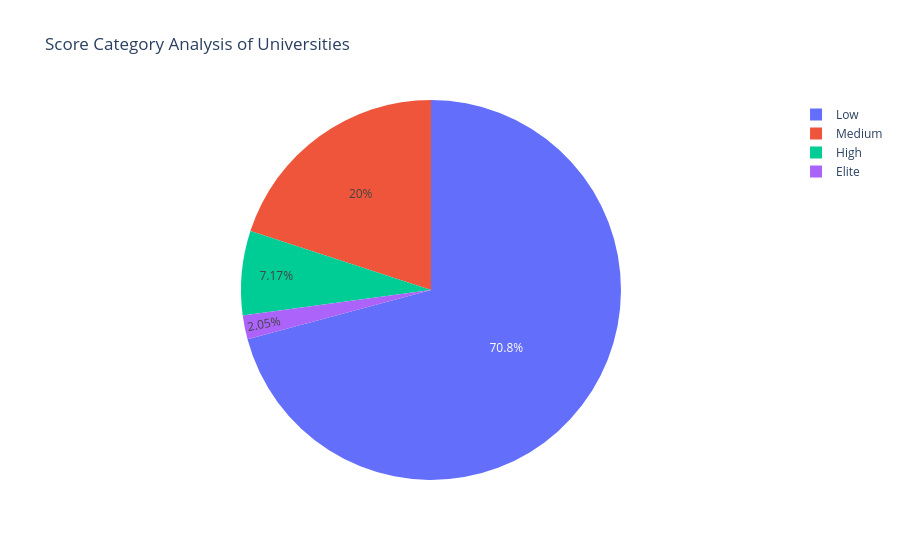

Write notebook code for a chart like this one.
### Code cell
#Pie chart OR Bar chart

fig = px.pie(names=category_count.index, values=category_count.values, 
                 title=' Score Category Analysis of Universities'
                )
fig.show()

### Figure 1 — Plotly figure (JSON) as saved in the notebook; plotly's stock layout.template omitted (floating-point values rounded to 4 significant figures)
{"data": [{"domain": {"x": [0, 1], "y": [0, 1]}, "hovertemplate": "label=%{label}<br>value=%{value}<extra></extra>", "labels": ["Low", "Medium", "High", "Elite"], "legendgroup": "", "name": "", "showlegend": true, "type": "pie", "values": [415, 117, 42, 12]}], "layout": {"legend": {"tracegroupgap": 0}, "title": {"text": " Score Category Analysis of Universities"}}}
